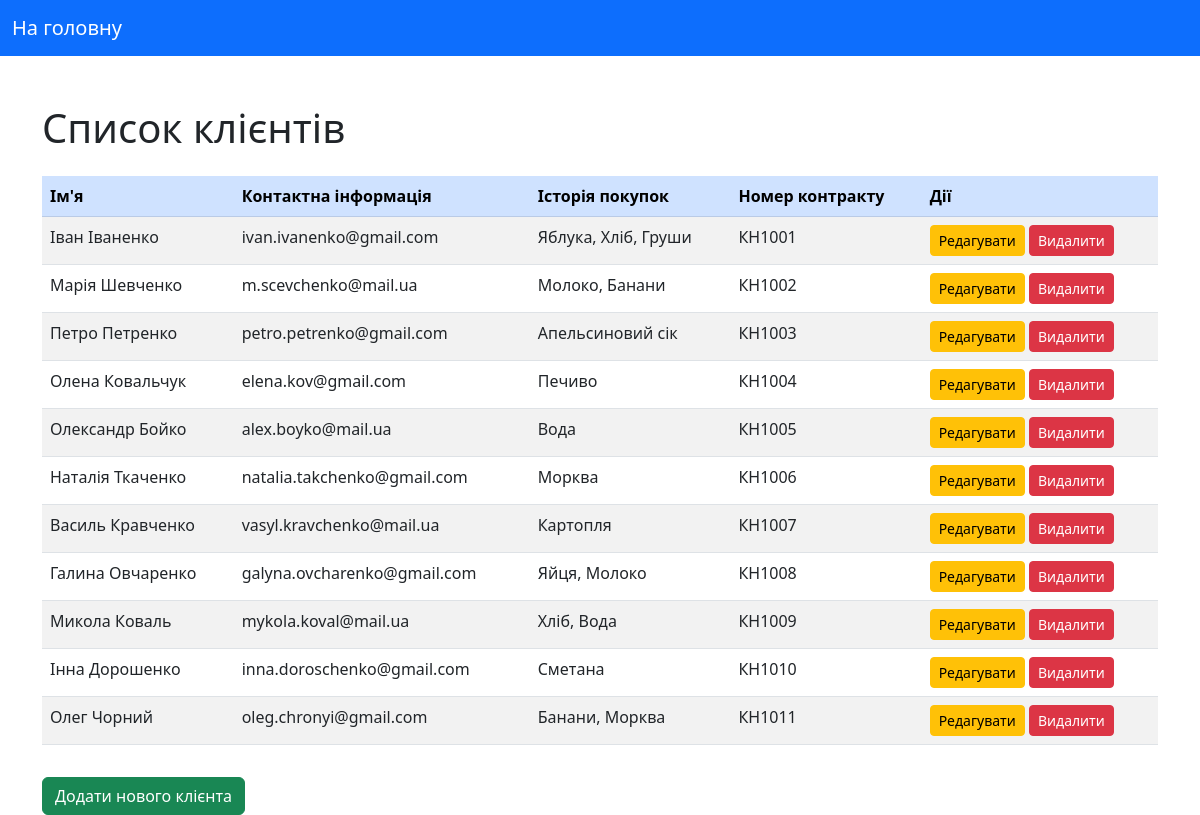
The page /customers.php on the database its author committed.
### tables this page shows
CREATE TABLE `customers` (
  `customer_id` int(11) NOT NULL AUTO_INCREMENT,
  `customer_name` varchar(100) NOT NULL,
  `contact_info` varchar(200) NOT NULL,
  `purchase_history` text DEFAULT NULL,
  `contract_number` varchar(50) DEFAULT NULL,
  PRIMARY KEY (`customer_id`)
);

### customers.php (the view, shortened to what this page needs)
<?php
include 'config.php';
$query = "SELECT customer_id, customer_name, contact_info, purchase_history, contract_number FROM customers";
$result = $conn->query($query);
?>
<!DOCTYPE html>
<html lang="uk">
<head>
    <link href="https://cdn.jsdelivr.net/npm/bootstrap@5.3.0/dist/css/bootstrap.min.css" rel="stylesheet">
</head>
<body>
    <nav class="navbar navbar-expand-lg navbar-dark bg-primary">
        <div class="container-fluid">
            <a class="navbar-brand" href="index.php">На головну</a>
        </div>
    </nav>
    <div class="container mt-5">
        <h1 class="mb-4">Список клієнтів</h1>
        <div class="table-responsive">
            <table class="table table-striped table-hover">
                <thead class="table-primary">
                    <tr>
                        <th>Ім'я</th>
                        <th>Контактна інформація</th>
                        <th>Історія покупок</th>
                        <th>Номер контракту</th>
                        <th>Дії</th>
                    </tr>
                </thead>
                <tbody>
                    <?php if ($result->num_rows > 0): ?>
                        <?php while ($row = $result->fetch_assoc()): ?>
                            <tr>
                                <td><?php echo htmlspecialchars($row['customer_name']); ?></td>
                                <td><?php echo htmlspecialchars($row['contact_info']); ?></td>
                                <td><?php echo htmlspecialchars($row['purchase_history']); ?></td>
                                <td><?php echo htmlspecialchars($row['contract_number']); ?></td>
                                <td>
                                    <a href="editcustomer.php?id=<?php echo $row['customer_id']; ?>" class="btn btn-warning btn-sm">Редагувати</a>
                                    <a href="deletecustomer.php?id=<?php echo $row['customer_id']; ?>" class="btn btn-danger btn-sm" onclick="return confirm('Ви впевнені, що хочете видалити клієнта?');">Видалити</a>
                                </td>
                            </tr>
                        <?php endwhile; ?>
                    <?php else: ?>
                        <tr>
                            <td colspan="5" class="text-center">Клієнти не знайдені.</td>
                        </tr>
                    <?php endif; ?>
                </tbody>
            </table>
        </div>
        <a href="addcustomer.php" class="btn btn-success mt-3">Додати нового клієнта</a>
    </div>
</body>
</html>

### rows shown on the page
customers: customer_name "Іван Іваненко", contact_info "ivan.ivanenko@gmail.com", purchase_history "Яблука, Хліб, Груши", contract_number "КН1001"
customers: customer_name "Марія Шевченко", contact_info "m.scevchenko@mail.ua", purchase_history "Молоко, Банани", contract_number "КН1002"
customers: customer_name "Петро Петренко", contact_info "petro.petrenko@gmail.com", purchase_history "Апельсиновий сік", contract_number "КН1003"
customers: customer_name "Олена Ковальчук", contact_info "elena.kov@gmail.com", purchase_history "Печиво", contract_number "КН1004"
customers: customer_name "Олександр Бойко", contact_info "alex.boyko@mail.ua", purchase_history "Вода", contract_number "КН1005"
customers: customer_name "Наталія Ткаченко", contact_info "natalia.takchenko@gmail.com", purchase_history "Морква", contract_number "КН1006"
customers: customer_name "Василь Кравченко", contact_info "vasyl.kravchenko@mail.ua", purchase_history "Картопля", contract_number "КН1007"
customers: customer_name "Галина Овчаренко", contact_info "galyna.ovcharenko@gmail.com", purchase_history "Яйця, Молоко", contract_number "КН1008"
customers: customer_name "Микола Коваль", contact_info "mykola.koval@mail.ua", purchase_history "Хліб, Вода", contract_number "КН1009"
customers: customer_name "Інна Дорошенко", contact_info "inna.doroschenko@gmail.com", purchase_history "Сметана", contract_number "КН1010"
customers: customer_name "Олег Чорний", contact_info "oleg.chronyi@gmail.com", purchase_history "Банани, Морква", contract_number "КН1011"
